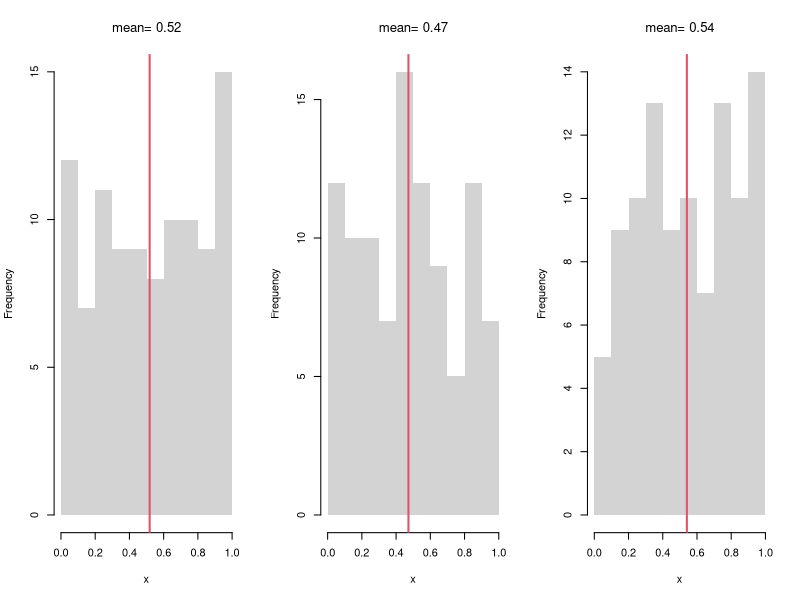
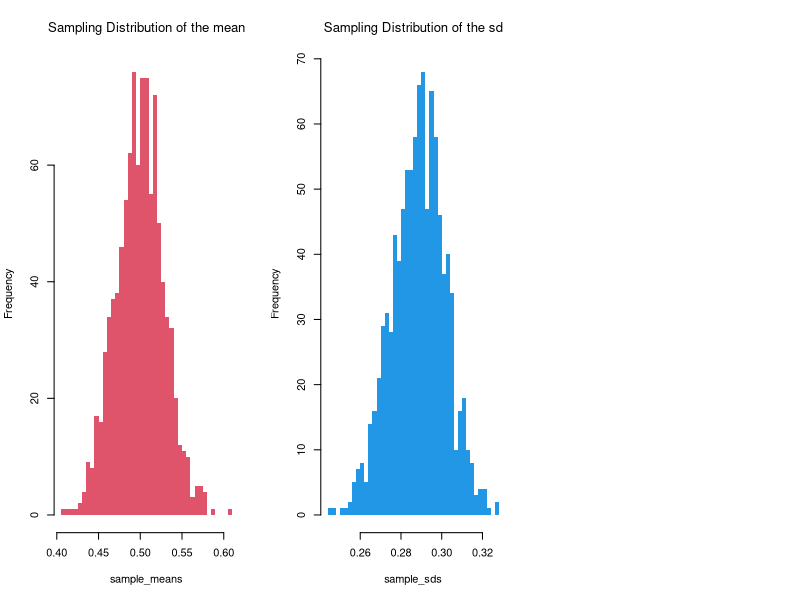
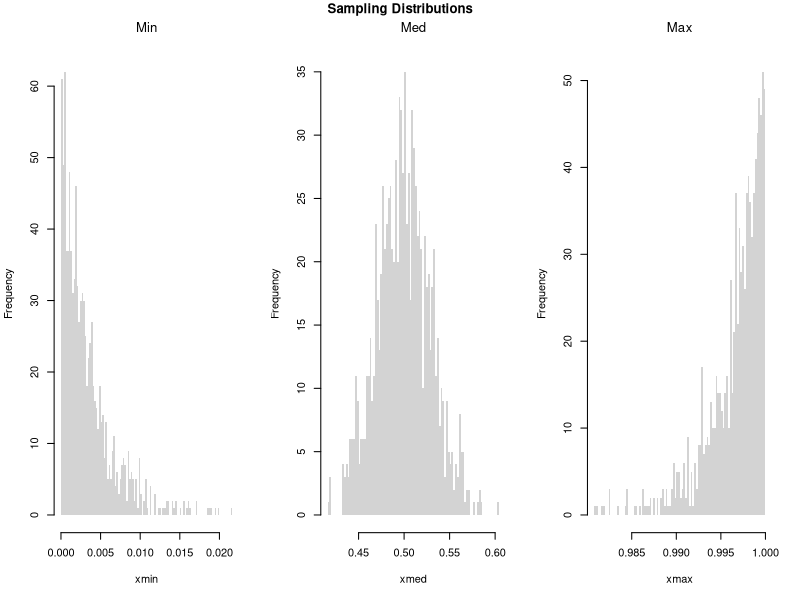
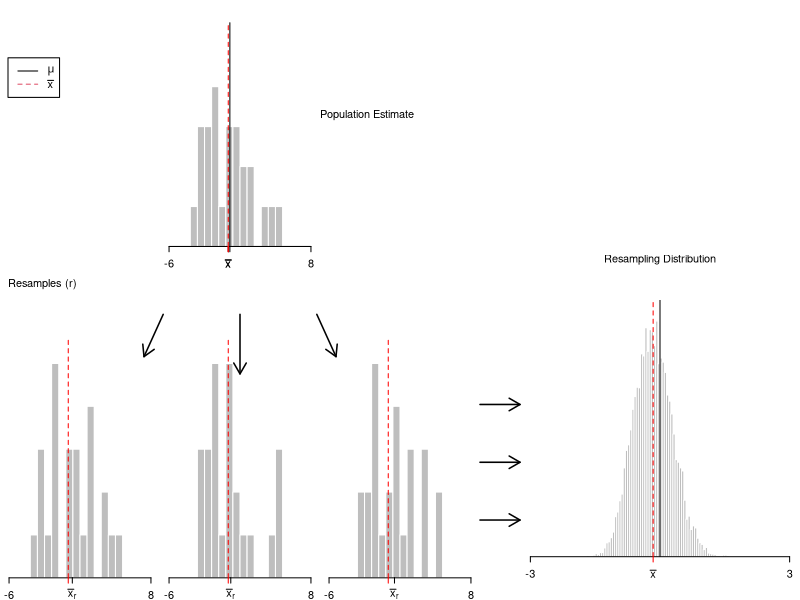
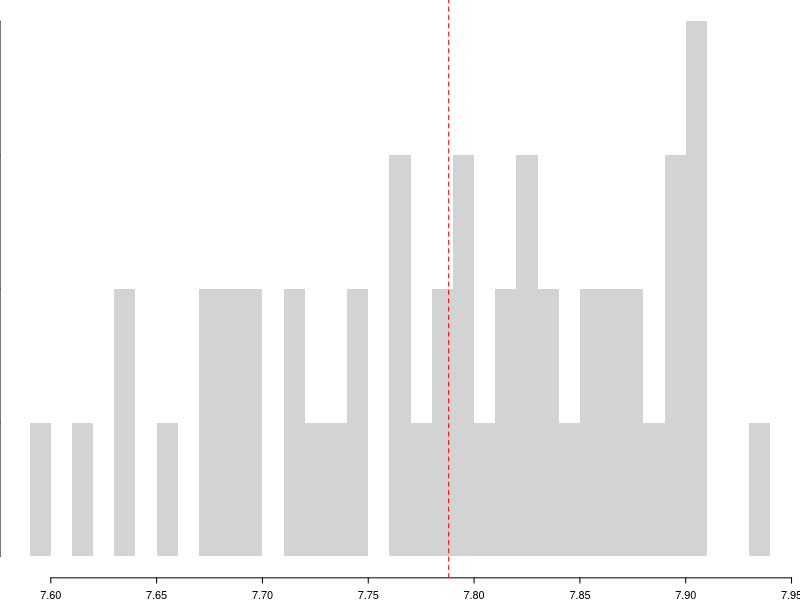
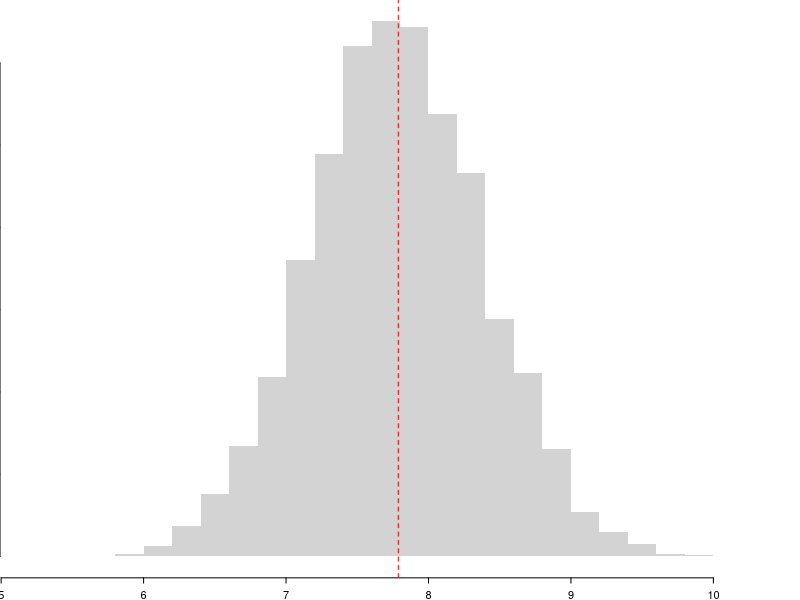
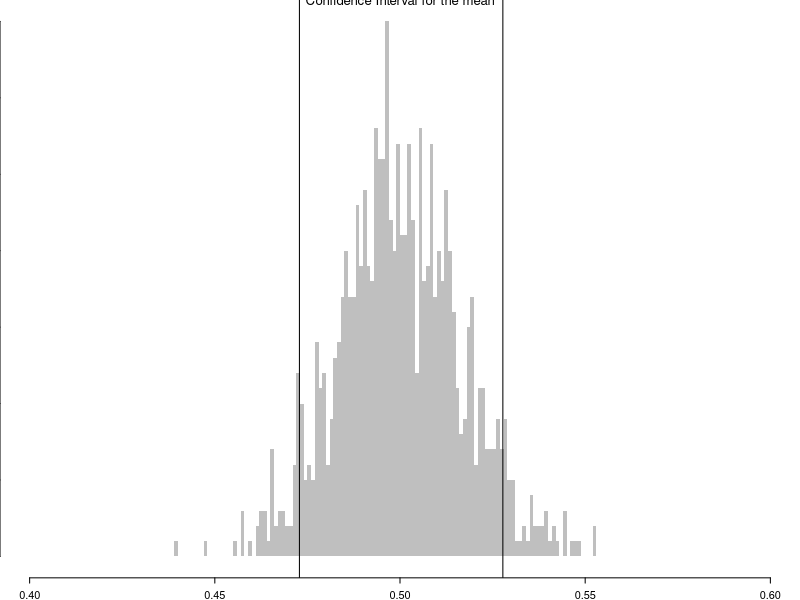
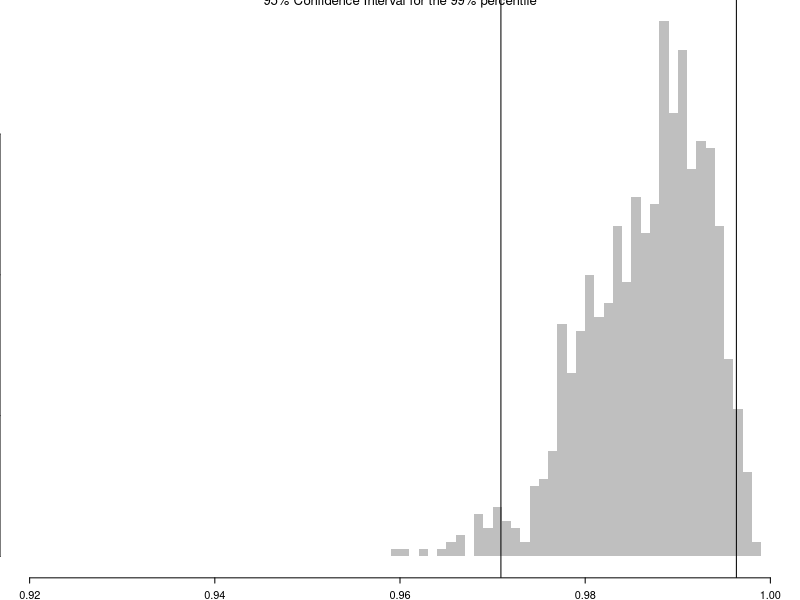

Recreate these plots in R, in order.
## ---- chunk 1
# Three Sample Example
par(mfrow=c(1,3))
for(i in 1:3){
    x <- runif(100) 
    m <-  mean(x)
    hist(x,
        breaks=seq(0,1,by=.1), #for comparability
        main=NA, border=NA)
    abline(v=m, col=2, lwd=2)
    title(paste0('mean= ', round(m,2)),  font.main=1)
}
## ---- chunk 2
sample_means <- sapply(1:1000, function(i){
    m <- mean(runif(100))
    return(m)
})
hist(sample_means, breaks=50, border=NA,
    col=2, font.main=1,
    main='Sampling Distribution of the mean')
## ---- chunk 3
three_sds <- c(  sd(runif(100)),  sd(runif(100)),  sd(runif(100))  )
three_sds

sample_sds <- sapply(1:1000, function(i){
    s <- sd(runif(100))
    return(s)
})
hist(sample_sds, breaks=50, border=NA,
    col=4, font.main=1,
    main='Sampling Distribution of the sd')
## ---- chunk 4
# Create 300 samples, each with 1000 random uniform variables
x <- sapply(1:300, function(i) runif(1000) )
# Each row is a new sample
length(x[1,])

# Median looks normal, Maximum and Minumum do not!
xmin <- apply(x,1, quantile, probs=0)
xmed <- apply(x,1, quantile, probs=.5)
xmax <- apply(x,1, quantile, probs=1)
par(mfrow=c(1,3))
hist(xmin, breaks=100, border=NA, main='Min', font.main=1)
hist(xmed, breaks=100, border=NA, main='Med', font.main=1)
hist(xmax, breaks=100, border=NA, main='Max', font.main=1)
title('Sampling Distributions', outer=T, line=-1)
## ---- chunk 5
# Explore any function!
fun_of_rv <- function(f, n=100){
  x <- runif(n) # modify to try a different random variable
  y <- f(x) 
  return(y)
}

fun_of_rv( f=mean )

fun_of_rv( f=function(i){ diff(range(exp(i))) } )
## ---- chunk 6
sample_dat <- USArrests[,'Murder']
mean(sample_dat)
## ---- chunk 7
# Generate Nonormal Data 
# Modified from Hesterberg (2015)

# Population is 50% N(-2, 1) and 50% N(2, 4)
populationMean <- c(-2, 2)
populationVar <- c(1, 4)

# Generate samples from population
rPopulation <- function(n){
  # Which distribution is each observation coming from
  di <- sample(1:2, size=n, replace=TRUE, prob=c(.5,.5))
  rnorm(n, mean=populationMean[di], sd=sqrt(populationVar)[di])
}

# Compute Sample Mean
n <- 25
set.seed(2)
sample_dat <- rPopulation(n)
sample_mean <- mean(sample_dat)
## ---- chunk 8
# Plot Bootstrap Mean
# Modified from Hesterberg (2015)

#### Some parameters for figure layout.
divideX <- c(.6, .65)
divideY <- c(0, .32, .33, .65, .70, 1)
useFraction <- .9
Fraction2 <- 0:1 + c(1, -1) * (1-useFraction)/2
rescaleY <- function(x) (x-.33)/.67
divideY3 <- (c(NA, NA, .33, .65, .70, 1) - .33)/.67

PlotSample <- function(data,
    lineMu=TRUE,
    star=FALSE,
    lineM=NULL,
    col="gray"){
  # lineMu: logical, add a vertical line at mu
  # star:  logical, label with xbar* instead of xbar
  # lineM: NULL or numeric; add a vertical line there

  hist(data, breaks=seq(-6, 8, length=21), col=col,
       probability=TRUE, axes=FALSE, new=FALSE, border=0,
       xlab="", xlim=c(-6, 8), ylim=c(0, .351),
       xaxs="i", yaxs="i", main="")
  axis(side=1, at=c(-6, 8))
  axis(side=1, at=mean(data),
       if(star) expression(bar(x)[r]) else expression(bar(x)))
  if(lineMu) {
    segments(mean(populationMean), y0=0, y1=.32)
    axis(side=1, at=mean(populationMean), "")
  }
  if(length(lineM)) {
    segments(lineM, y0=0, y1=.32, col="red", lty=2)
    axis(side=1, at=lineM, "", col="red")
  }
  invisible(NULL)
}

### Plot sample (as substitute for population)
par(fig=c(divideX[1] * (1/3 + 1/3 * Fraction2), divideY3[5:6]),
    mar=.1 + c(2, 0, 0, 0), mex=.8)
PlotSample(sample_dat, lineM=sample_mean)
axis(1, sample_mean, expression(bar(x)), col="red")

### Bootstrap samples
set.seed(2)  ## Cherry Pick Some Good Ones
B <- lapply(1:20, function(i) sample(sample_dat, replace=T))
temp <- lapply(B, hist, breaks=seq(-6, 8, length=21), plot=F)
Bii <- which(sapply(temp, function(x) max(x[['counts']])) <= 5)
## Plot the Cherries
par(fig=c(divideX[1] * (0/3 + 1/3*Fraction2), divideY3[3:4]), new=T)
PlotSample(B[[Bii[1]]], sample_mean, lineMu=F, star=T)
par(fig=c(divideX[1] * (1/3 + 1/3*Fraction2), divideY3[3:4]), new=T)
PlotSample(B[[Bii[3]]], sample_mean, lineMu=F, star=T)
par(fig=c(divideX[1] * (2/3 + 1/3*Fraction2), divideY3[3:4]), new=T)
PlotSample(B[[Bii[2]]], sample_mean, lineMu=F, star=T)

### Bootstrap Distribution
par(fig=c(divideX[2], 1, 0, .5), new=T)
par(mar=c(4.1, 0, 0, 0))
set.seed(2)
Bmeans <- sapply(1:10^4, function(i) {
    dat_b <- sample(sample_dat, replace=T) # c.f. jackknife
    mean(dat_b)
})
hist(Bmeans, xlim=c(-3, 3), ylim=c(0, 1), breaks=61, border=0,
     axes=F, col="gray", probability=T, main="", yaxs="i",
     xlab="", ylab="")
abline(v=sample_mean, col="red", lty=2)
abline(v=mean(populationMean))
axis(1, c(-3, 3))
axis(1, at=sample_mean, expression(bar(x)), col="red")
#axis(3, at=mean(populationMean), expression(mu))

### Arrows
par(mar=c(2.1, 0, 0, 0))
par(fig=c(0, 1, 0, 1), usr=c(0, 1, 0, 1))
arrows(lwd=1.5, length=.125,
       x0=divideX[1] * (.29 + .42 * ppoints(5)[c(1,3,5)]),
       x1=divideX[1] * seq(.3, .7, length=3),
       y0=rescaleY(divideY[4:5] %*% c(.2, .77)) - .05,
       y1=rescaleY(divideY[4] - c(.6, 1, .6)*(divideY[5]-divideY[4])) - .05)
arrows(divideX[1], c(.1, .2, .3), length=.125, divideX[2], lwd=1.5)

### Text
text(.4, .8, adj=0, 'Population Estimate')
text((divideX[2]+1)/2, .55, adj=.5, 'Resampling Distribution')
text(0.01, divideY3[4]+.03, adj=0, "Resamples (r)")
legend(.01, .9, lty=1:2, col=1:2, legend=expression(mu, bar(x)))
## ---- chunk 9
sample_dat <- USArrests[,'Murder']
sample_mean <- mean(sample_dat)

# Jackknife Estimates
n <- length(sample_dat)
Jmeans <- sapply(1:n, function(i){
    dati <- sample_dat[-i]
    mean(dati)
})
hist(Jmeans, breaks=25, border=NA,
    main='', xlab=expression(bar(X)[-i]))
abline(v=sample_mean, col='red', lty=2)
## ---- chunk 10
# Bootstrap estimates
set.seed(2)
Bmeans <- sapply(1:10^4, function(i) {
    dat_b <- sample(sample_dat, replace=T) # c.f. jackknife
    mean(dat_b)
})

hist(Bmeans, breaks=25, border=NA,
    main='', xlab=expression(bar(X)[b]))
abline(v=sample_mean, col='red', lty=2)
## ---- chunk 11
# Boot CI
boot_ci <- quantile(Bmeans, probs=c(.025, .975))
boot_ci

# Jack CI
jack_ci <- quantile(Jmeans, probs=c(.025, .975))
jack_ci

# more conservative estimate
ci_est <- boot_ci
## ---- chunk 12
sample_means <- apply(x,1,mean)
# standard error
sd(sample_means)
## ---- chunk 13
# Middle 90%
mq <- quantile(sample_means, probs=c(.05,.95))
paste0('we are 90% confident that the mean is between ', 
    round(mq[1],2), ' and ', round(mq[2],2) )

bks <- seq(.4,.6,by=.001)
hist(sample_means, breaks=bks, border=NA,
    col=rgb(0,0,0,.25), font.main=1,
    main='Confidence Interval for the mean')
abline(v=mq)
## ---- chunk 14
## Upper Percentile
sample_quants <- apply(x,1,quantile, probs=.99)

# Middle 95% of estimates
mq <- quantile(sample_quants, probs=c(.025,.975))
paste0('we are 95% confident that the upper percentile is between ', 
    round(mq[1],2), ' and ', round(mq[2],2) )

bks <- seq(.92,1,by=.001)
hist(sample_quants, breaks=bks, border=NA,
    col=rgb(0,0,0,.25), font.main=1,
    main='95% Confidence Interval for the 99% percentile')
abline(v=mq)
## ---- chunk 15
# Theoretically: [-1 sd, +1 sd] has 2/3 coverage

# Confidence Interval for each sample
xq <- apply(x,1, function(r){ #theoretical se's 
    mean(r) + c(-1,1)*sd(r)/sqrt(length(r))
})
# First 4 interval estimates
xq[,1:4]

# Explicit calculation
mu_true <- 0.5
# Logical vector: whether the true mean is in each CI
covered <- mu_true >= xq[1, ] & mu_true <= xq[2, ]
# Empirical coverage rate
coverage_rate <- mean(covered)
cat(sprintf("Estimated coverage probability: %.2f%%\n", 100 * coverage_rate))
## ---- chunk 16
# Visualize first N confidence intervals
N <- 100
plot.new()
plot.window(xlim = range(xq), ylim = c(0, N))
for (i in 1:N) {
  col_i <- if (covered[i]) rgb(0, 0, 0, 0.3) else rgb(1, 0, 0, 0.5)
  segments(xq[1, i], i, xq[2, i], i, col = col_i, lwd = 2)
}
abline(v = mu_true, col = "blue", lwd = 2)
axis(1)
title("Visualizing CI Coverage (Red = Missed)")
## ---- chunk 17
# Frequency each point was in an interval
bks <- seq(0,1,by=.01)
xcovr <- sapply(bks, function(b){
    bl <- b >= xq[1,]
    bu <- b <= xq[2,]
    mean( bl & bu )
})
# 50\% Coverage
c_ul <- range(bks[xcovr>=.5])
c_ul # 50% confidence interval

plot.new()
plot.window(xlim=c(0,1), ylim=c(0,1))
polygon( c(bks, rev(bks)), c(xcovr, xcovr*0), col=grey(.5,.5), border=NA)
mtext('Frequency each value was in an interval',2, line=2.5)
axis(1)
axis(2)
abline(h=.5, lwd=2)
segments(c_ul,0,c_ul,.5, lty=2)
## ---- chunk 18
boot_se <- sd(Bmeans)

sample_sd <- sd(sample_dat)
theory_se <- sample_sd/sqrt(n)

c(boot_se, theory_se)
## ---- chunk 19
Nseq <- seq(1,100, by=1) # Sample sizes
B <- 1000 # Number of draws per sample

SE <- sapply(Nseq, function(n){
    sample_statistics <- sapply(1:B, function(b){
        x <- rnorm(n) # Sample of size N
        quantile(x,probs=.4) # Statistic
    })
    sd(sample_statistics)
})

par(mfrow=c(1,2))
plot(Nseq, SE, pch=16, col=grey(0,.5),
    main='Absolute Gain', font.main=1,
    ylab='standard error', xlab='sample size')
plot(Nseq[-1], abs(diff(SE)), pch=16, col=grey(0,.5),
    main='Marginal Gain', font.main=1,
    ylab='decrease in standard error', xlab='sample size')
